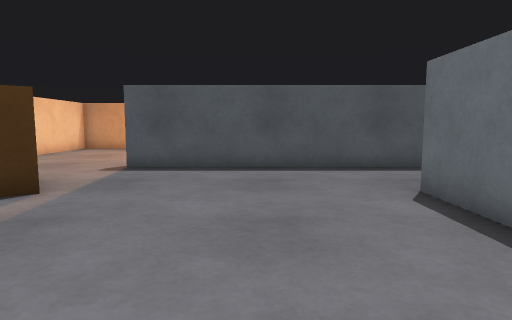
View 1 (above)

19 first-person views from a walk through a world built for the Gazebo simulator. The camera is 0.26 m above the floor, tilts 6° down and sees 75° across. The floor is counted in squares, 0.2 m on a side. Each view is taken from the middle of a square. On the plan, view 1 faces up. The plan holds only what a view shows up to about 14 squares ahead; the rest is blank. The place goes on beyond the plan.

View 2
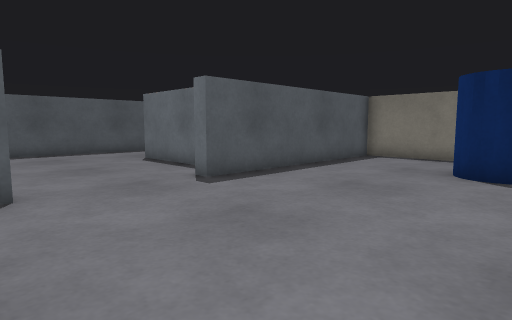

View 3
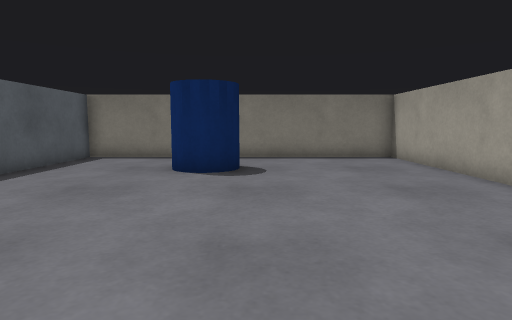

View 4
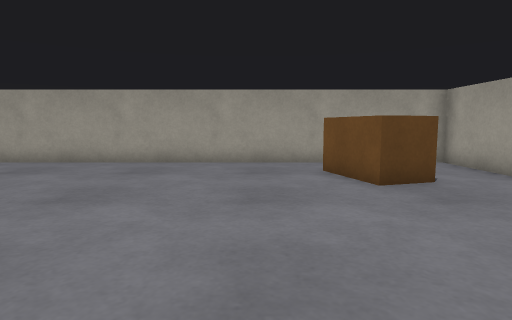

View 5
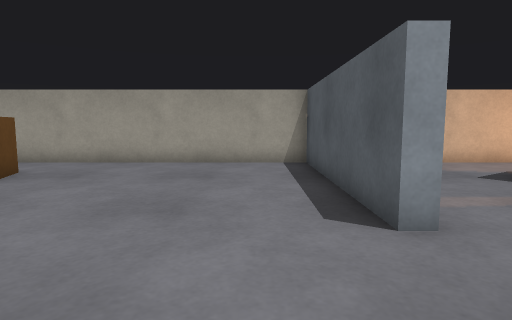

View 6
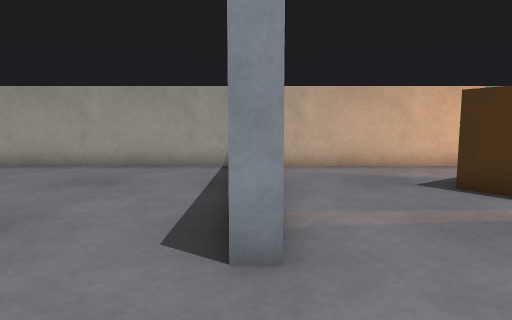

View 7
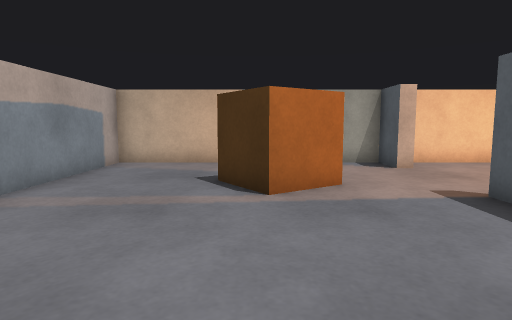

View 8
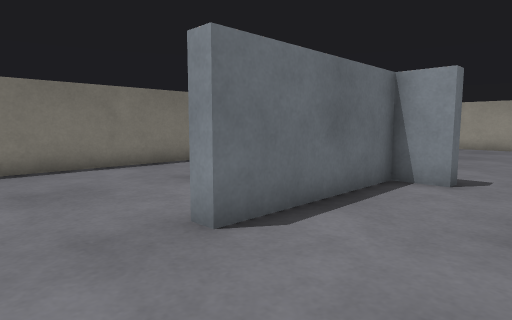

View 9
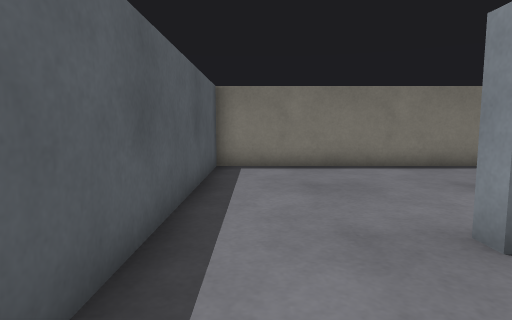

View 10
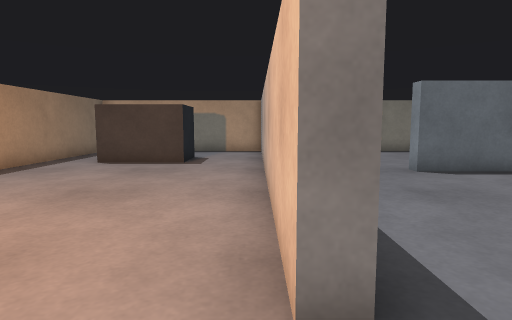

View 11
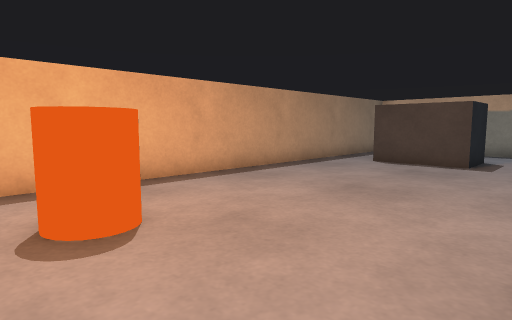

View 12
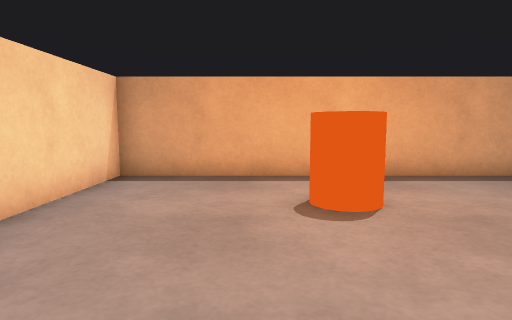

View 13
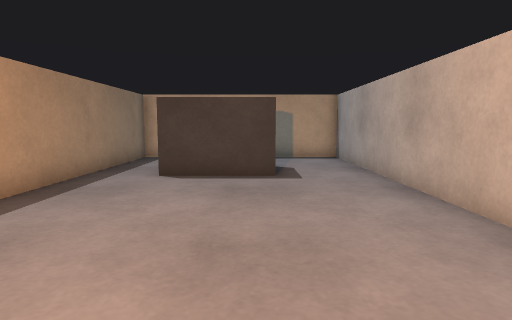

View 14
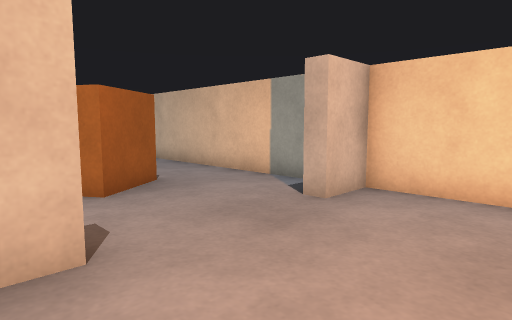

View 15
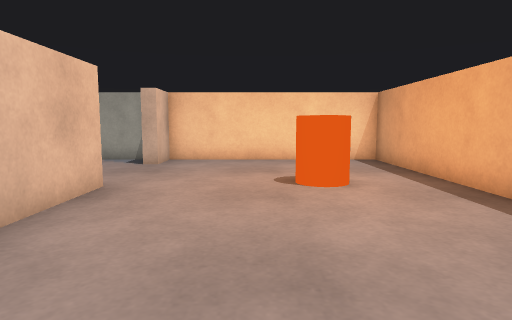

View 16
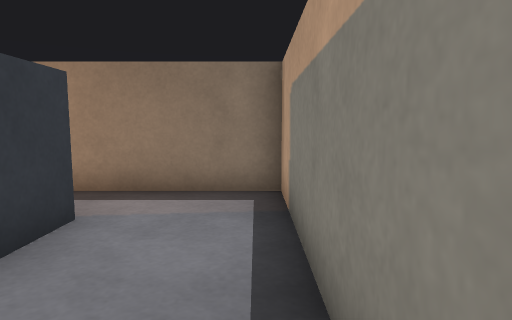

View 17
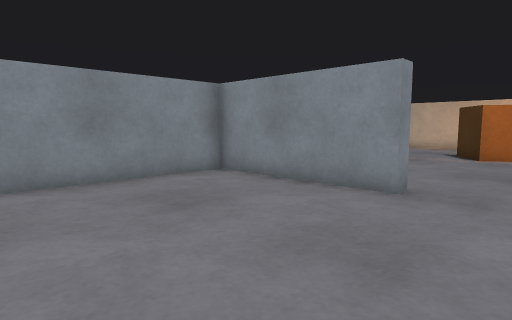

View 18
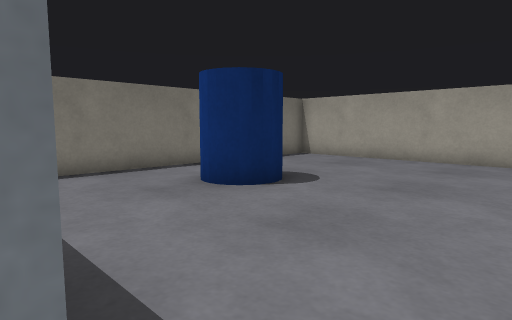

View 19
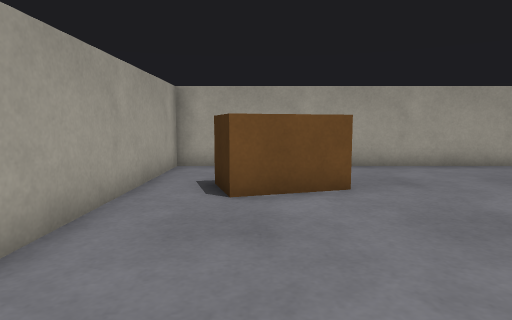

### Floor plan
Key: @ floor where view 1 was taken; # wall or solid block; . floor; C crate; B barrel; G grey box; R orange cylinder.
Columns run from 10 left of view 1 to 11 right of it. Each row starts with its distance up from view 1.
 19 ######################
 18 #....................#
 17 #....................#
 16 #....RR.........GG...#
 15 #....RR.........GG...#
 14 #...............GG...#
 13 #....................#
 12 #....................#
 11 ###...################
 10 ###...################
  9 #....................#
  8 #....C...............#
  7 #..CCC...............#
  6 #... CC......##......#
  5 #...C........##......#
  4 #............##......#
  3 #............##......#
  2 #............##......#
  1 #########....#########
  0 #.........@..........#
 -1 #....................#
 -2 #....................#
 -3 #....................#
 -4 #...............BB ..#
 -5 #...............BB ..#
 -6 #....................#
 -7 #...C................#
 -8 #..CC................#
 -9 #..  C...............#
-10 #...C................#
-11 #....................#
-12 ######################

Where each view was taken, in squares from view 1:
view 1: 0 up, 0 right, facing up
view 2: 6 down, 3 left, facing up-right
view 3: 6 down, 3 left, facing right
view 4: 0 up, 3 left, facing down
view 5: 1 down, 2 right, facing left
view 6: 1 up, 1 right, facing left
view 7: 6 up, 2 right, facing left
view 8: 9 up, 0 right, facing down-right
view 9: 9 up, 0 right, facing right
view 10: 11 up, 6 left, facing right
view 11: 11 up, 6 left, facing up-right
view 12: 10 up, 6 left, facing up
view 13: 14 up, 3 left, facing right
view 14: 14 up, 3 left, facing down-left
view 15: 14 up, 3 right, facing left
view 16: 12 up, 10 right, facing up
view 17: 9 up, 10 right, facing down-left
view 18: 1 up, 1 right, facing down-right
view 19: 9 down, 1 right, facing left
